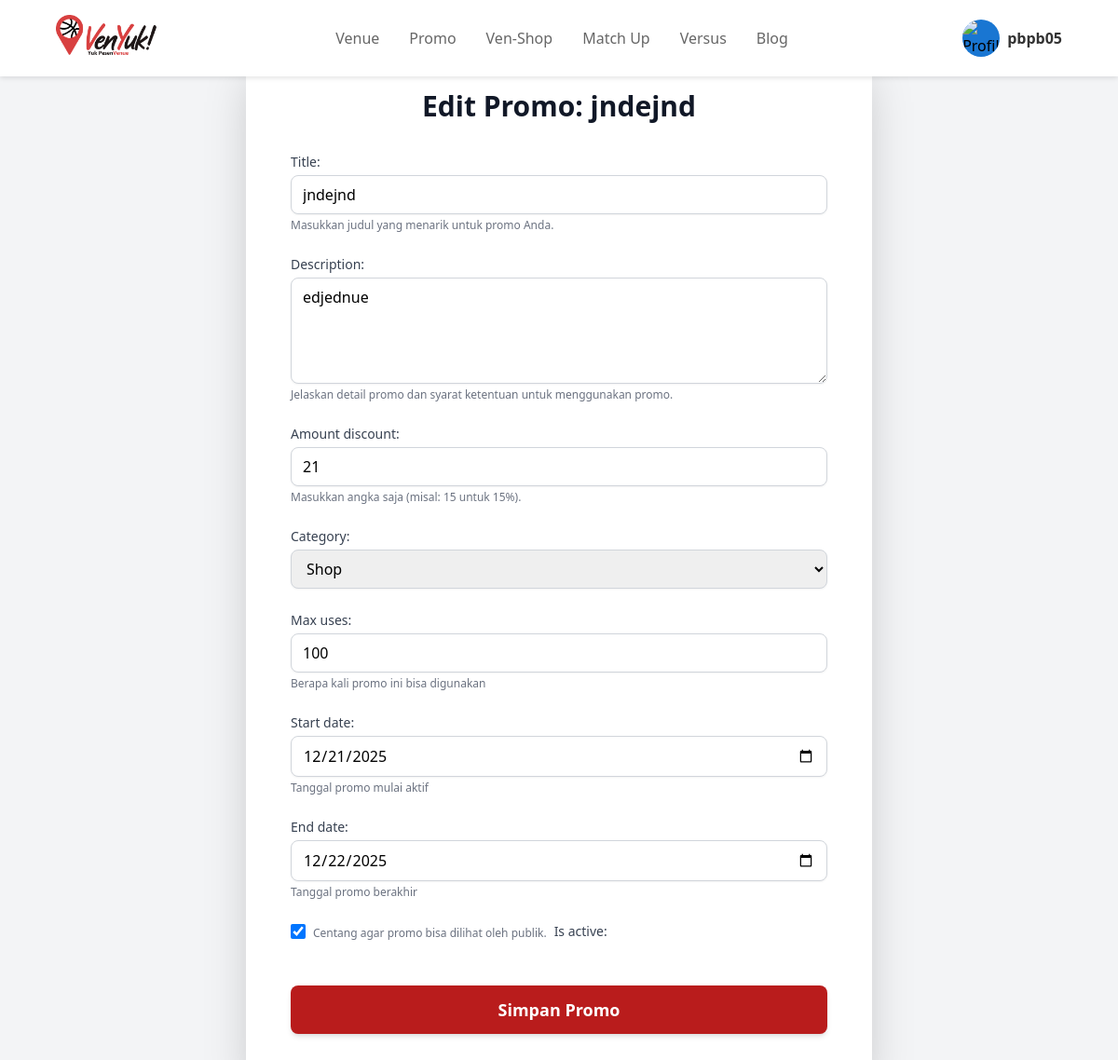
The app's page /promo/SHOP20-B91A1A/update/ (signed in) with its own data.
### promo/models.py (models this page shows, shortened)
class Promo(models.Model):
    CATEGORY_CHOICES = [
        ('shop', 'Shop'),
        ('venue', 'Venue'),
    ]
    title = models.CharField(max_length=200, help_text="Judul promo, cth: Promo Spesial Kemerdekaan")
    description = models.TextField(help_text="Deskripsi lengkap promo")
    amount_discount = models.PositiveSmallIntegerField(help_text="Besar diskon dalam persentase (cth: 20 untuk 20%)")
    code = models.CharField(
        max_length=50,
        unique=True,
        blank=True,
        editable=False,
        help_text="Kode promo unik (dibuat otomatis)"
    )
    category = models.CharField(max_length=10, choices=CATEGORY_CHOICES, default='venue')
    max_uses = models.PositiveIntegerField(default=100, help_text="Berapa kali promo ini bisa digunakan")
    start_date = models.DateField(default=timezone.now, help_text="Tanggal promo mulai aktif")
    end_date = models.DateField(help_text="Tanggal promo berakhir")
    is_active = models.BooleanField(default=True, help_text="Centang jika promo ini aktif dan bisa dilihat publik")
    created_at = models.DateTimeField(auto_now_add=True)
    updated_at = models.DateTimeField(auto_now=True)

### promo/views.py (the view)
# urls.py: path('<str:code>/update/', views.promo_update_view, name='promo_update'),
@admin_required
def promo_update_view(request, code):
    promo_instance = get_object_or_404(Promo, code=code)
    if request.method == 'POST':
        form = PromoForm(request.POST, instance=promo_instance)
        if form.is_valid():
            form.save()
            return redirect('promo:promo_detail', code=promo_instance.code)
    else:
        form = PromoForm(instance=promo_instance)
    context = {
        'page_title': f'Edit Promo: {promo_instance.title}',
        'form': form,
        'promo': promo_instance
    }
    return render(request, 'promo/promo_form.html', context)

### promo/views.py (called while the page is built)
def admin_required(view_func):
    @wraps(view_func)
    def _wrapped_view(request, *args, **kwargs):
        if not request.user.is_authenticated or not request.user.is_staff:
            return redirect('promo:promo_list')
        return view_func(request, *args, **kwargs)
    return _wrapped_view

### promo/templates/promo/promo_form.html (shortened to what this page needs)
{% extends "base.html" %}
{% load static %}
{% block content %}
{% include "navbar.html" %}
<div class="min-h-screen bg-gray-100 py-12">
    <div class="container mx-auto px-4">
        <div class="max-w-2xl mx-auto bg-white p-8 md:p-12 rounded-xl shadow-2xl">
            <h1 class="text-3xl font-bold text-gray-900 mb-8 text-center">
                {{ page_title }}
            </h1>
            <form method="POST" class="space-y-6">
                {{ form.as_p }}
                <div class="pt-6">
                    <button type="submit" class="w-full bg-red-700 text-white py-3 px-6 rounded-lg font-semibold text-lg hover:bg-red-800 transition duration-300 shadow-md focus:outline-none focus:ring-2 focus:ring-red-500 focus:ring-offset-2">
                        Simpan Promo
                    </button>
                </div>
            </form>
        </div>
    </div>
</div>
{% endblock content %}

### templates/navbar.html (shortened to what this page needs)
{% load static %}
<nav class="navbar">
    <a href="/" class="logo">
        <img src="{% static 'images/logo_venyuk.png' %}" alt="Logo Venyuk">
    </a>
    <ul class="nav-links">
        <li><a href="{% url 'venue:home_section' %}">Venue</a></li>
        <li><a href="{% url 'promo:promo_list' %}">Promo</a></li>
        <li><a href="{% url 'ven_shop:show_main' %}">Ven-Shop</a></li>
        <li><a href="{% url 'match_up:show_matches' %}">Match Up</a></li>
        <li><a href="{% url 'versus:list' %}">Versus</a></li>
        <li><a href="{% url 'blog:show_blogmain' %}">Blog</a></li>
    </ul>
    {% if user.is_authenticated %}
        <div class="profile-container">
            <div class="profile-info" id="profile-toggle">
                <img src="{% static 'images/profile_icon.png' %}" alt="Profile" class="profile-icon">
                <span class="nickname">{{ user.username }}</span>
            </div>
        </div>
    {% else %}
        <a href="{% url 'authenticate:login' %}" class="btn-masuk">MASUK</a>
    {% endif %}
</nav>

### templates/navbar.html (style rules this page uses)
.navbar { background-color: white; padding: 1rem 5%; display: flex; justify-content: space-between; align-items: center; box-shadow: 0 2px 5px rgba(0, 0, 0, 0.1); position: fixed; top: 0; left: 0; width: 100%; z-index: 1000; }
.logo { display: flex; align-items: center; height: 50px; }
.logo img { height: 100%; width: auto; object-fit: contain; }
.nav-links { display: flex; gap: 2rem; list-style: none; align-items: center; margin: 0; padding: 0; }
.nav-links a { text-decoration: none; color: #666; transition: color 0.3s; }
.profile-container { position: relative; display: flex; align-items: center; cursor: pointer; }
.profile-info { display: flex; align-items: center; gap: 8px; }
.profile-icon { width: 40px; height: 40px; border-radius: 50%; background-color: #1976D2; object-fit: cover; }
.nickname { font-weight: 600; color: #333; }

### records on screen
Promo: title "jndejnd", description "edjednue", amount_discount "21", category "Shop", max_uses "100", start_date "12/21/2025", end_date "12/22/2025", is_active "☑"

### other values on screen
{{ user.username }} "pbpb05"
{{ page_title }} "Edit Promo: jndejnd"
